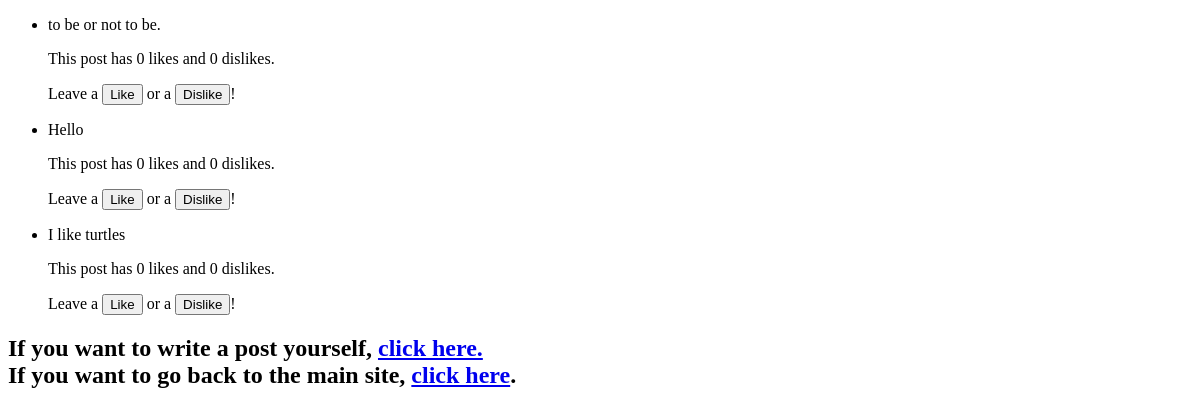
Page /post/ on the earlier database version.
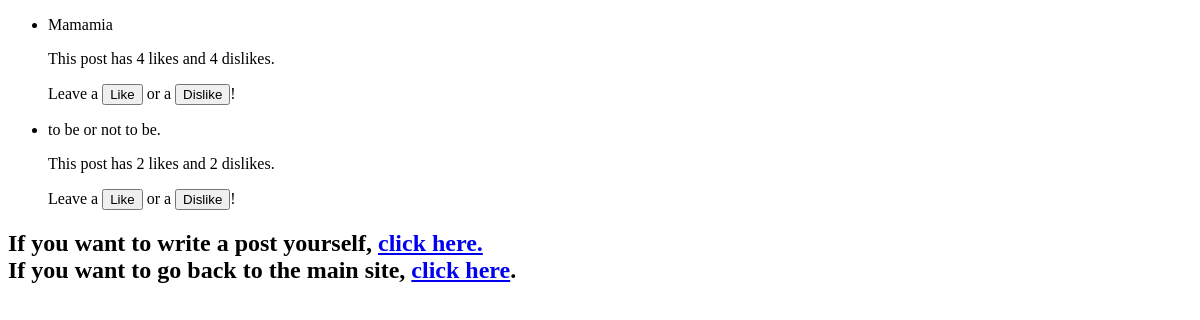
Same page on the later database version.
### post/models.py (models this page shows, shortened)
class Post(models.Model):
    post_text = models.CharField(max_length=500)
    pub_date = models.DateTimeField("date published")
    likes = models.IntegerField(default=0)
    dislikes = models.IntegerField(default=0)

### post/views.py (the view)
# urls.py: path('', views.index, name="index"),
def index(request):
    post_list = Post.objects.order_by('-pub_date')
    template = loader.get_template('post/index.html')
    context = {'post_list': post_list, }
    if request.method == "POST":
        like = request.POST.get('like')
        dislike = request.POST.get('dislike')
        if like:
            post = Post.objects.get(id=like)
            post.likes = (post.likes + 1)
            post.save()
        elif dislike:
            post = Post.objects.get(id=dislike)
            post.dislikes = (post.dislikes + 1)
            post.save()
        return HttpResponse(template.render(context, request))
    else:
        return HttpResponse(template.render(context, request))

### post/templates/post/index.html (shortened to what this page needs)
<!DOCTYPE html>
<html lang="en">
{% load static %}
<link rel="stylesheet" type="text/css" href="{% static 'post/index.css' %}" />
<head>
</head>
<body>
{% if post_list %}
<ul>
    {% for post in post_list %}
    <li>{{post.post_text}}</li>
    <p>This post has {{post.likes}} likes and {{post.dislikes}} dislikes.</p>
    <form method="post">
        <p>Leave a <button type="submit" name="like" value="{{post.id}}">Like</button> or a <button type="submit" name="dislike" value="{{post.id}}">Dislike</button>!</p>
    </form>
    {% endfor %}
</ul>
{% else %}
<h1>There are no posts...</h1>
{% endif %}
<h2>If you want to write a post yourself, <a href="{% url 'create' %}">click here.</a> <br/>
    If you want to go back to the main site, <a href="/">click here</a>.</h2>
</body>
</html>

Differences in the rows shown:
removed Post: post_text "Hello", likes "0", dislikes "0", {{ post.id }} 2 (drawn)
removed Post: post_text "I like turtles", likes "0", dislikes "0", {{ post.id }} 1 (drawn)
added Post: post_text "Mamamia", likes "4", dislikes "4", {{ post.id }} 5 (drawn)
changed Post "to be or not to be.": likes "0" → "2"; dislikes "0" → "2"
